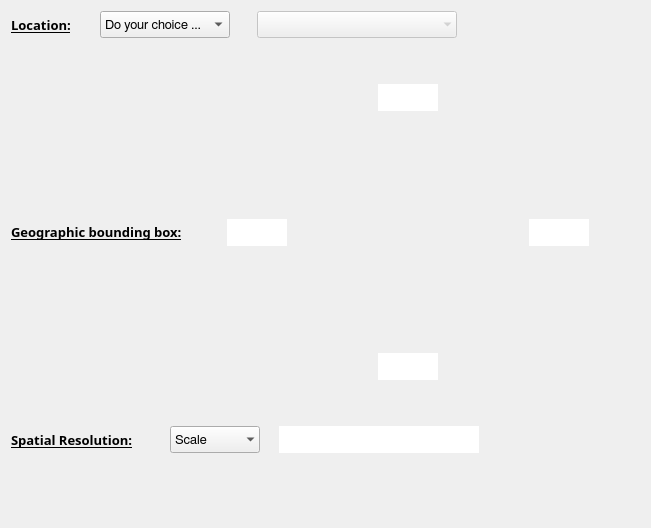
          <widget class="QWidget" name="page_5">
           <property name="geometry">
            <rect>
             <x>0</x>
             <y>0</y>
             <width>651</width>
             <height>528</height>
            </rect>
           </property>
           <attribute name="label">
            <string>Geographic Information</string>
           </attribute>
           <layout class="QGridLayout" name="gridLayout_11">
            <item row="0" column="0">
             <layout class="QVBoxLayout" name="verticalLayout_24">
              <item>
               <layout class="QHBoxLayout" name="horizontalLayout_40">
                <item>
                 <widget class="QLabel" name="gl_location_lb">
                  <property name="minimumSize">
                   <size>
                    <width>70</width>
                    <height>27</height>
                   </size>
                  </property>
                  <property name="maximumSize">
                   <size>
                    <width>70</width>
                    <height>27</height>
                   </size>
                  </property>
                  <property name="font">
                   <font>
                    <family>Droid Sans</family>
                    <pointsize>10</pointsize>
                    <weight>75</weight>
                    <bold>true</bold>
                    <underline>true</underline>
                    <stylestrategy>PreferAntialias</stylestrategy>
                   </font>
                  </property>
                  <property name="text">
                   <string>Location:</string>
                  </property>
                  <property name="wordWrap">
                   <bool>true</bool>
                  </property>
                 </widget>
                </item>
                <item>
                 <spacer name="horizontalSpacer_70">
                  <property name="orientation">
                   <enum>Qt::Horizontal</enum>
                  </property>
                  <property name="sizeType">
                   <enum>QSizePolicy::Fixed</enum>
                  </property>
                  <property name="sizeHint" stdset="0">
                   <size>
                    <width>13</width>
                    <height>20</height>
                   </size>
                  </property>
                 </spacer>
                </item>
                <item>
                 <widget class="QComboBox" name="gl_category_rl1">
                  <property name="minimumSize">
                   <size>
                    <width>130</width>
                    <height>27</height>
                   </size>
                  </property>
                  <property name="maximumSize">
                   <size>
                    <width>130</width>
                    <height>27</height>
                   </size>
                  </property>
                  <property name="font">
                   <font>
                    <family>FreeSans</family>
                    <pointsize>10</pointsize>
                    <weight>50</weight>
                    <bold>false</bold>
                    <stylestrategy>PreferAntialias</stylestrategy>
                    <kerning>true</kerning>
                   </font>
                  </property>
                  <item>
                   <property name="text">
                    <string>Do your choice ...</string>
                   </property>
                  </item>
                  <item>
                   <property name="text">
                    <string>Continents</string>
                   </property>
                  </item>
                  <item>
                   <property name="text">
                    <string>Countries</string>
                   </property>
                  </item>
                  <item>
                   <property name="text">
                    <string>Oceans</string>
                   </property>
                  </item>
                  <item>
                   <property name="text">
                    <string>Regions</string>
                   </property>
                  </item>
                 </widget>
                </item>
                <item>
                 <widget class="QLabel" name="kw_label_5">
                  <property name="minimumSize">
                   <size>
                    <width>15</width>
                    <height>8</height>
                   </size>
                  </property>
                  <property name="maximumSize">
                   <size>
                    <width>15</width>
                    <height>8</height>
                   </size>
                  </property>
                  <property name="lineWidth">
                   <number>0</number>
                  </property>
                  <property name="text">
                   <string/>
                  </property>
                  <property name="pixmap">
                   <pixmap>icons/fwd_arrow.png</pixmap>
                  </property>
                  <property name="scaledContents">
                   <bool>true</bool>
                  </property>
                  <property name="alignment">
                   <set>Qt::AlignCenter</set>
                  </property>
                 </widget>
                </item>
                <item>
                 <layout class="QHBoxLayout" name="horizontalLayout_60">
                  <item>
                   <widget class="QComboBox" name="gl_details_rl2">
                    <property name="enabled">
                     <bool>false</bool>
                    </property>
                    <property name="minimumSize">
                     <size>
                      <width>200</width>
                      <height>27</height>
                     </size>
                    </property>
                    <property name="maximumSize">
                     <size>
                      <width>200</width>
                      <height>27</height>
                     </size>
                    </property>
                    <property name="font">
                     <font>
                      <family>FreeSans</family>
                      <pointsize>10</pointsize>
                      <weight>50</weight>
                      <bold>false</bold>
                      <stylestrategy>PreferAntialias</stylestrategy>
                      <kerning>true</kerning>
                     </font>
                    </property>
                    <property name="maxVisibleItems">
                     <number>20</number>
                    </property>
                    <property name="sizeAdjustPolicy">
                     <enum>QComboBox::AdjustToMinimumContentsLength</enum>
                    </property>
                    <property name="minimumContentsLength">
                     <number>20</number>
                    </property>
                    <property name="frame">
                     <bool>false</bool>
                    </property>
                    <property name="modelColumn">
                     <number>0</number>
                    </property>
                   </widget>
                  </item>
                 </layout>
                </item>
                <item>
                 <widget class="QToolButton" name="infoButton_11">
                  <property name="maximumSize">
                   <size>
                    <width>27</width>
                    <height>27</height>
                   </size>
                  </property>
                  <property name="text">
                   <string/>
                  </property>
                  <property name="icon">
                   <iconset>
                    <normaloff>icons/info_icon.png</normaloff>icons/info_icon.png</iconset>
                  </property>
                  <property name="iconSize">
                   <size>
                    <width>27</width>
                    <height>27</height>
                   </size>
                  </property>
                  <property name="autoRaise">
                   <bool>true</bool>
                  </property>
                 </widget>
                </item>
                <item>
                 <spacer name="horizontalSpacer_27">
                  <property name="orientation">
                   <enum>Qt::Horizontal</enum>
                  </property>
                  <property name="sizeHint" stdset="0">
                   <size>
                    <width>40</width>
                    <height>20</height>
                   </size>
                  </property>
                 </spacer>
                </item>
               </layout>
              </item>
              <item>
               <spacer name="verticalSpacer_15">
                <property name="orientation">
                 <enum>Qt::Vertical</enum>
                </property>
                <property name="sizeType">
                 <enum>QSizePolicy::Fixed</enum>
                </property>
                <property name="sizeHint" stdset="0">
                 <size>
                  <width>20</width>
                  <height>40</height>
                 </size>
                </property>
               </spacer>
              </item>
              <item>
               <layout class="QHBoxLayout" name="horizontalLayout_24">
                <item>
                 <widget class="QLabel" name="gl_label_1">
                  <property name="minimumSize">
                   <size>
                    <width>210</width>
                    <height>27</height>
                   </size>
                  </property>
                  <property name="maximumSize">
                   <size>
                    <width>210</width>
                    <height>27</height>
                   </size>
                  </property>
                  <property name="font">
                   <font>
                    <family>Droid Sans</family>
                    <pointsize>10</pointsize>
                    <weight>75</weight>
                    <bold>true</bold>
                    <underline>true</underline>
                    <stylestrategy>PreferAntialias</stylestrategy>
                   </font>
                  </property>
                  <property name="text">
                   <string>Geographic bounding box:</string>
                  </property>
                  <property name="wordWrap">
                   <bool>true</bool>
                  </property>
                 </widget>
                </item>
                <item>
                 <layout class="QGridLayout" name="gridLayout_8">
                  <item row="0" column="1">
                   <layout class="QHBoxLayout" name="horizontalLayout_2">
                    <item>
                     <spacer name="horizontalSpacer_21">
                      <property name="orientation">
                       <enum>Qt::Horizontal</enum>
                      </property>
                      <property name="sizeHint" stdset="0">
                       <size>
                        <width>40</width>
                        <height>20</height>
                       </size>
                      </property>
                     </spacer>
                    </item>
                    <item>
                     <widget class="QLineEdit" name="gl_northBound_ln">
                      <property name="minimumSize">
                       <size>
                        <width>60</width>
                        <height>27</height>
                       </size>
                      </property>
                      <property name="maximumSize">
                       <size>
                        <width>60</width>
                        <height>27</height>
                       </size>
                      </property>
                      <property name="font">
                       <font>
                        <family>FreeSans</family>
                        <pointsize>10</pointsize>
                        <weight>50</weight>
                        <bold>false</bold>
                        <stylestrategy>PreferAntialias</stylestrategy>
                       </font>
                      </property>
                      <property name="layoutDirection">
                       <enum>Qt::LeftToRight</enum>
                      </property>
                      <property name="frame">
                       <bool>false</bool>
                      </property>
                      <property name="alignment">
                       <set>Qt::AlignCenter</set>
                      </property>
                     </widget>
                    </item>
                    <item>
                     <spacer name="horizontalSpacer_22">
                      <property name="orientation">
                       <enum>Qt::Horizontal</enum>
                      </property>
                      <property name="sizeHint" stdset="0">
                       <size>
                        <width>40</width>
                        <height>20</height>
                       </size>
                      </property>
                     </spacer>
                    </item>
                   </layout>
                  </item>
                  <item row="1" column="0">
                   <layout class="QVBoxLayout" name="verticalLayout_7">
                    <item>
                     <spacer name="verticalSpacer">
                      <property name="orientation">
                       <enum>Qt::Vertical</enum>
                      </property>
                      <property name="sizeHint" stdset="0">
                       <size>
                        <width>20</width>
                        <height>40</height>
                       </size>
                      </property>
                     </spacer>
                    </item>
                    <item>
                     <widget class="QLineEdit" name="gl_westBound_ln">
                      <property name="minimumSize">
                       <size>
                        <width>60</width>
                        <height>27</height>
                       </size>
                      </property>
                      <property name="maximumSize">
                       <size>
                        <width>60</width>
                        <height>27</height>
                       </size>
                      </property>
                      <property name="font">
                       <font>
                        <family>FreeSans</family>
                        <pointsize>10</pointsize>
                        <weight>50</weight>
                        <bold>false</bold>
                        <stylestrategy>PreferAntialias</stylestrategy>
                       </font>
                      </property>
                      <property name="frame">
                       <bool>false</bool>
                      </property>
                      <property name="alignment">
                       <set>Qt::AlignCenter</set>
                      </property>
                     </widget>
                    </item>
                    <item>
                     <spacer name="verticalSpacer_12">
                      <property name="orientation">
                       <enum>Qt::Vertical</enum>
                      </property>
                      <property name="sizeHint" stdset="0">
                       <size>
                        <width>20</width>
                        <height>40</height>
                       </size>
                      </property>
                     </spacer>
                    </item>
                   </layout>
                  </item>
                  <item row="1" column="1">
                   <widget class="QLabel" name="label_6">
                    <property name="minimumSize">
                     <size>
                      <width>230</width>
                      <height>230</height>
                     </size>
                    </property>
                    <property name="maximumSize">
                     <size>
                      <width>230</width>
                      <height>230</height>
                     </size>
                    </property>
                    <property name="text">
                     <string/>
                    </property>
                    <property name="pixmap">
                     <pixmap>icons/rose_des_vents.png</pixmap>
                    </property>
                    <property name="scaledContents">
                     <bool>true</bool>
                    </property>
                    <property name="alignment">
                     <set>Qt::AlignCenter</set>
                    </property>
                   </widget>
                  </item>
                  <item row="1" column="2">
                   <layout class="QVBoxLayout" name="verticalLayout_28">
                    <item>
                     <spacer name="verticalSpacer_14">
                      <property name="orientation">
                       <enum>Qt::Vertical</enum>
                      </property>
                      <property name="sizeHint" stdset="0">
                       <size>
                        <width>20</width>
                        <height>40</height>
                       </size>
                      </property>
                     </spacer>
                    </item>
                    <item>
                     <widget class="QLineEdit" name="gl_eastBound_ln">
                      <property name="minimumSize">
                       <size>
                        <width>60</width>
                        <height>27</height>
                       </size>
                      </property>
                      <property name="maximumSize">
                       <size>
                        <width>60</width>
                        <height>27</height>
                       </size>
                      </property>
                      <property name="font">
                       <font>
                        <family>FreeSans</family>
                        <pointsize>10</pointsize>
                        <weight>50</weight>
                        <bold>false</bold>
                        <stylestrategy>PreferAntialias</stylestrategy>
                       </font>
                      </property>
                      <property name="frame">
                       <bool>false</bool>
                      </property>
                      <property name="alignment">
                       <set>Qt::AlignCenter</set>
                      </property>
                     </widget>
                    </item>
                    <item>
                     <spacer name="verticalSpacer_13">
                      <property name="orientation">
                       <enum>Qt::Vertical</enum>
                      </property>
                      <property name="sizeHint" stdset="0">
                       <size>
                        <width>20</width>
                        <height>40</height>
                       </size>
                      </property>
                     </spacer>
                    </item>
                   </layout>
                  </item>
                  <item row="2" column="1">
                   <layout class="QHBoxLayout" name="horizontalLayout_5">
                    <item>
                     <spacer name="horizontalSpacer_23">
                      <property name="orientation">
                       <enum>Qt::Horizontal</enum>
                      </property>
                      <property name="sizeHint" stdset="0">
                       <size>
                        <width>40</width>
                        <height>20</height>
                       </size>
                      </property>
                     </spacer>
                    </item>
                    <item>
                     <widget class="QLineEdit" name="gl_southBound_ln">
                      <property name="minimumSize">
                       <size>
                        <width>60</width>
                        <height>27</height>
                       </size>
                      </property>
                      <property name="maximumSize">
                       <size>
                        <width>60</width>
                        <height>27</height>
                       </size>
                      </property>
                      <property name="font">
                       <font>
                        <family>FreeSans</family>
                        <pointsize>10</pointsize>
                        <weight>50</weight>
                        <bold>false</bold>
                        <stylestrategy>PreferAntialias</stylestrategy>
                       </font>
                      </property>
                      <property name="frame">
                       <bool>false</bool>
                      </property>
                      <property name="alignment">
                       <set>Qt::AlignCenter</set>
                      </property>
                     </widget>
                    </item>
                    <item>
                     <spacer name="horizontalSpacer_24">
                      <property name="orientation">
                       <enum>Qt::Horizontal</enum>
                      </property>
                      <property name="sizeHint" stdset="0">
                       <size>
                        <width>40</width>
                        <height>20</height>
                       </size>
                      </property>
                     </spacer>
                    </item>
                   </layout>
                  </item>
                 </layout>
                </item>
                <item>
                 <widget class="QToolButton" name="infoButton_10">
                  <property name="maximumSize">
                   <size>
                    <width>27</width>
                    <height>27</height>
                   </size>
                  </property>
                  <property name="text">
                   <string/>
                  </property>
                  <property name="icon">
                   <iconset>
                    <normaloff>icons/info_icon.png</normaloff>icons/info_icon.png</iconset>
                  </property>
                  <property name="iconSize">
                   <size>
                    <width>27</width>
                    <height>27</height>
                   </size>
                  </property>
                  <property name="autoRaise">
                   <bool>true</bool>
                  </property>
                 </widget>
                </item>
                <item>
                 <spacer name="horizontalSpacer_66">
                  <property name="orientation">
                   <enum>Qt::Horizontal</enum>
                  </property>
                  <property name="sizeHint" stdset="0">
                   <size>
                    <width>40</width>
                    <height>20</height>
                   </size>
                  </property>
                 </spacer>
                </item>
               </layout>
              </item>
              <item>
               <spacer name="verticalSpacer_36">
                <property name="orientation">
                 <enum>Qt::Vertical</enum>
                </property>
                <property name="sizeType">
                 <enum>QSizePolicy::Fixed</enum>
                </property>
                <property name="sizeHint" stdset="0">
                 <size>
                  <width>20</width>
                  <height>40</height>
                 </size>
                </property>
               </spacer>
              </item>
              <item>
               <layout class="QHBoxLayout" name="horizontalLayout_41">
                <item>
                 <widget class="QLabel" name="gl_resolution_lb">
                  <property name="minimumSize">
                   <size>
                    <width>140</width>
                    <height>27</height>
                   </size>
                  </property>
                  <property name="maximumSize">
                   <size>
                    <width>140</width>
                    <height>27</height>
                   </size>
                  </property>
                  <property name="font">
                   <font>
                    <family>Droid Sans</family>
                    <pointsize>10</pointsize>
                    <weight>75</weight>
                    <bold>true</bold>
                    <underline>true</underline>
                    <stylestrategy>PreferAntialias</stylestrategy>
                    <kerning>true</kerning>
                   </font>
                  </property>
                  <property name="text">
                   <string>Spatial Resolution:</string>
                  </property>
                 </widget>
                </item>
                <item>
                 <spacer name="horizontalSpacer_63">
                  <property name="orientation">
                   <enum>Qt::Horizontal</enum>
                  </property>
                  <property name="sizeType">
                   <enum>QSizePolicy::Fixed</enum>
                  </property>
                  <property name="sizeHint" stdset="0">
                   <size>
                    <width>13</width>
                    <height>20</height>
                   </size>
                  </property>
                 </spacer>
                </item>
                <item>
                 <widget class="QComboBox" name="gl_resolution_rl1">
                  <property name="minimumSize">
                   <size>
                    <width>90</width>
                    <height>27</height>
                   </size>
                  </property>
                  <property name="maximumSize">
                   <size>
                    <width>90</width>
                    <height>27</height>
                   </size>
                  </property>
                  <property name="font">
                   <font>
                    <family>FreeSans</family>
                    <pointsize>10</pointsize>
                    <weight>50</weight>
                    <bold>false</bold>
                    <stylestrategy>PreferAntialias</stylestrategy>
                   </font>
                  </property>
                  <property name="frame">
                   <bool>false</bool>
                  </property>
                  <item>
                   <property name="text">
                    <string>Scale</string>
                   </property>
                  </item>
                  <item>
                   <property name="text">
                    <string>Distance</string>
                   </property>
                  </item>
                 </widget>
                </item>
                <item>
                 <spacer name="horizontalSpacer_68">
                  <property name="orientation">
                   <enum>Qt::Horizontal</enum>
                  </property>
                  <property name="sizeType">
                   <enum>QSizePolicy::Fixed</enum>
                  </property>
                  <property name="sizeHint" stdset="0">
                   <size>
                    <width>13</width>
                    <height>20</height>
                   </size>
                  </property>
                 </spacer>
                </item>
                <item>
                 <layout class="QHBoxLayout" name="horizontalLayout_27">
                  <property name="sizeConstraint">
                   <enum>QLayout::SetDefaultConstraint</enum>
                  </property>
                  <item>
                   <widget class="QLineEdit" name="gl_resolution_ln">
                    <property name="minimumSize">
                     <size>
                      <width>200</width>
                      <height>27</height>
                     </size>
                    </property>
                    <property name="maximumSize">
                     <size>
                      <width>27</width>
                      <height>27</height>
                     </size>
                    </property>
                    <property name="font">
                     <font>
                      <family>FreeSans</family>
                      <pointsize>10</pointsize>
                      <weight>50</weight>
                      <bold>false</bold>
                      <stylestrategy>PreferAntialias</stylestrategy>
                     </font>
                    </property>
                    <property name="frame">
                     <bool>false</bool>
                    </property>
                   </widget>
                  </item>
                 </layout>
                </item>
                <item>
                 <widget class="QToolButton" name="infoButton_30">
                  <property name="maximumSize">
                   <size>
                    <width>27</width>
                    <height>27</height>
                   </size>
                  </property>
                  <property name="text">
                   <string/>
                  </property>
                  <property name="icon">
                   <iconset>
                    <normaloff>icons/info_icon.png</normaloff>icons/info_icon.png</iconset>
                  </property>
                  <property name="iconSize">
                   <size>
                    <width>27</width>
                    <height>27</height>
                   </size>
                  </property>
                  <property name="popupMode">
                   <enum>QToolButton::InstantPopup</enum>
                  </property>
                  <property name="autoRaise">
                   <bool>true</bool>
                  </property>
                 </widget>
                </item>
                <item>
                 <spacer name="horizontalSpacer_69">
                  <property name="orientation">
                   <enum>Qt::Horizontal</enum>
                  </property>
                  <property name="sizeHint" stdset="0">
                   <size>
                    <width>40</width>
                    <height>20</height>
                   </size>
                  </property>
                 </spacer>
                </item>
               </layout>
              </item>
             </layout>
            </item>
            <item row="0" column="1">
             <spacer name="horizontalSpacer_48">
              <property name="orientation">
               <enum>Qt::Horizontal</enum>
              </property>
              <property name="sizeHint" stdset="0">
               <size>
                <width>179</width>
                <height>20</height>
               </size>
              </property>
             </spacer>
            </item>
            <item row="1" column="0">
             <spacer name="verticalSpacer_38">
              <property name="orientation">
               <enum>Qt::Vertical</enum>
              </property>
              <property name="sizeHint" stdset="0">
               <size>
                <width>20</width>
                <height>32</height>
               </size>
              </property>
             </spacer>
            </item>
           </layout>
          </widget>
